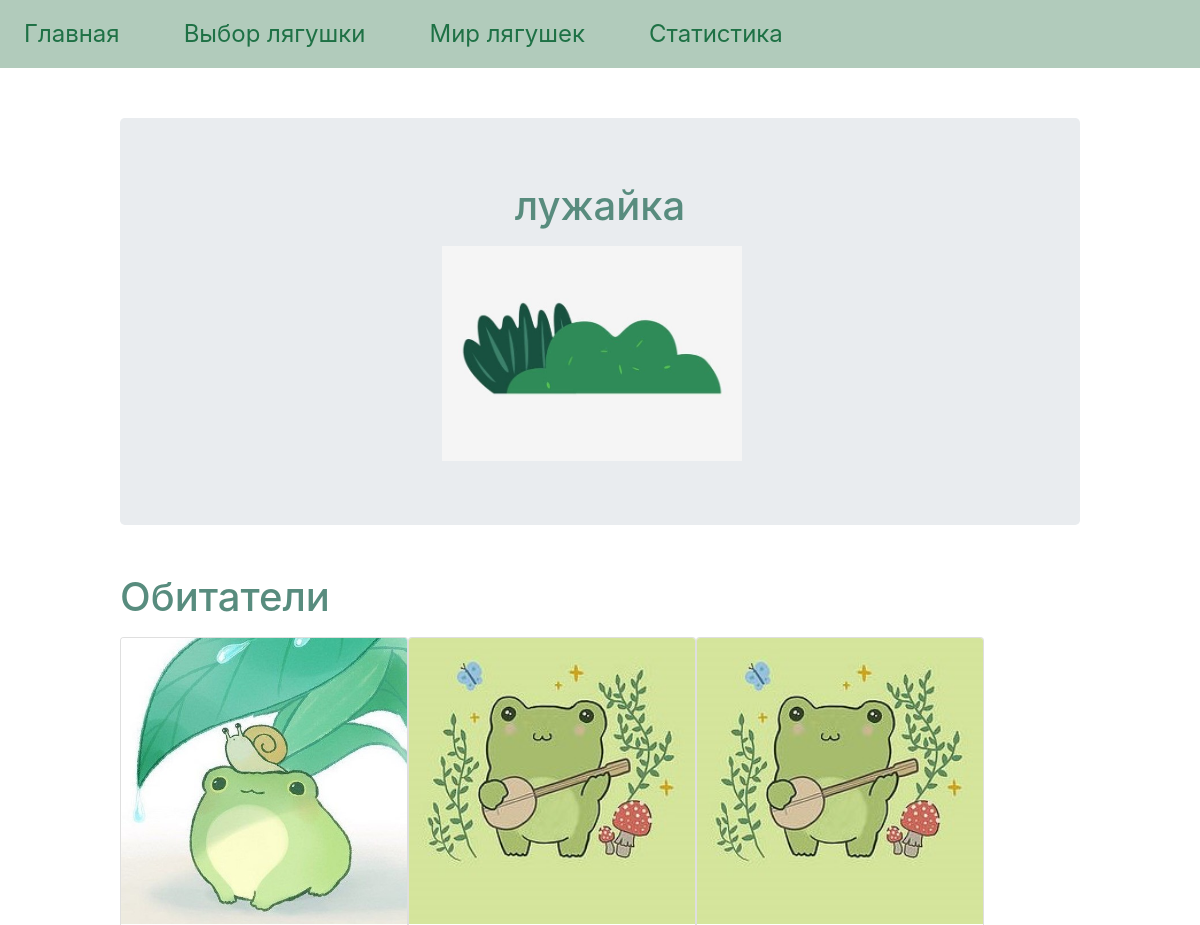
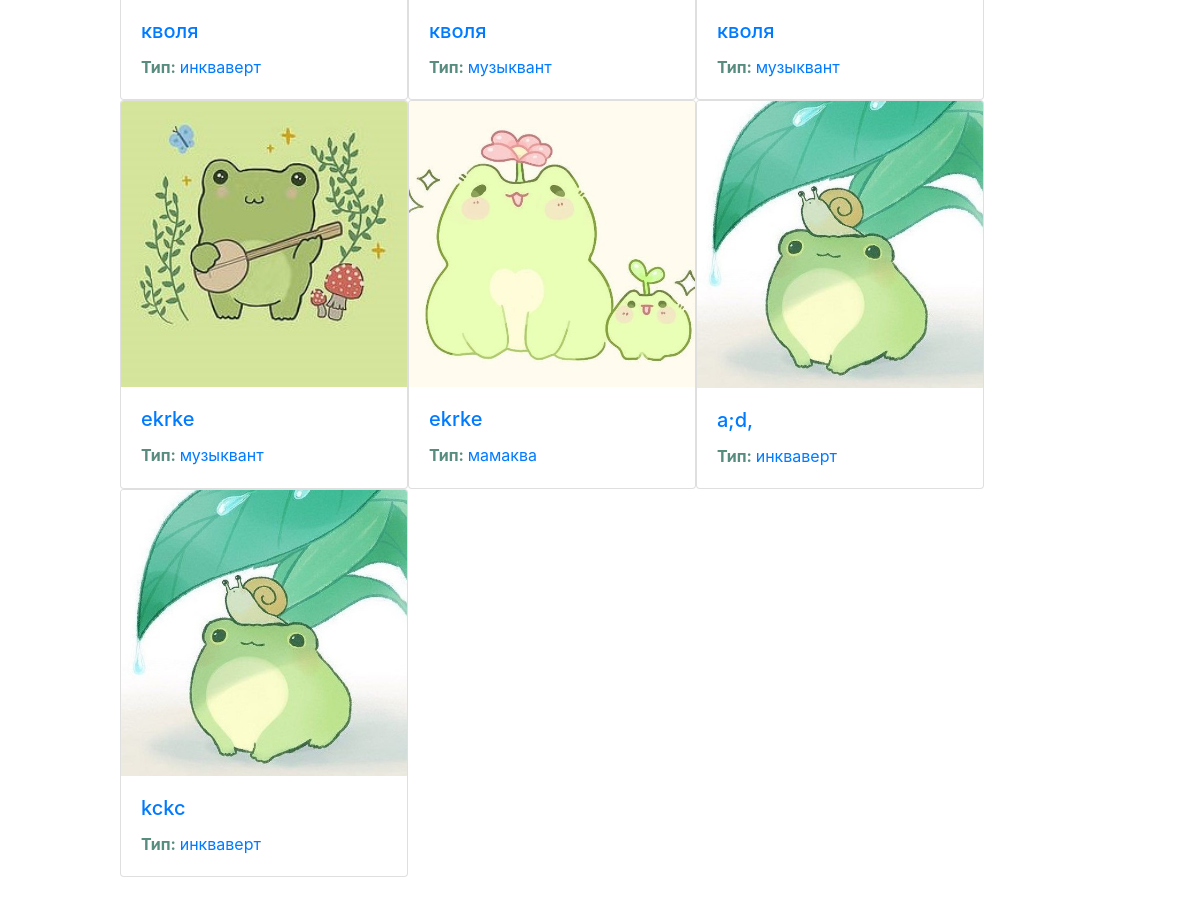
The app's page /place/2 with its own data (2 pictures, top to bottom).
### models.py (models this page shows)
class Places(db.Model):
    __tablename__ = 'places'
    place_id = db.Column('id', db.Integer, primary_key=True)
    place_name = db.Column(db.Text)
    place_img = db.Column(db.Text)

class Types(db.Model):
    __tablename__ = 'frog_types'
    type_id = db.Column('id', db.Integer, primary_key=True)
    type_name = db.Column(db.Text)
    type_img = db.Column(db.Text)

class Frogs(db.Model):
    __tablename__ = 'frogs'
    frog_id = db.Column('id', db.Integer, primary_key=True)
    human_name = db.Column(db.Text)
    frog_name = db.Column(db.Text)
    frog_type_id = db.Column('type_id', db.Integer, ForeignKey('frog_types.id'))
    frog_type = db.relationship('Types')
    place_id = db.Column('place_id', db.Integer, ForeignKey('places.id'))
    place = db.relationship('Places')

### myapp.py (the view)
@app.route('/place/<place_id>')
def place_info(place_id: int):
    place_info = Places.query.get(place_id)
    inhab = db.session.query(Frogs, Types)\
            .join(Types) \
            .filter(Frogs.place_id==place_id).all()
    return render_template("place.html", place_info=place_info, inhab=inhab)

### templates/place.html (shortened to what this page needs)
{% extends 'base.html' %}
{% block content %}
<div class="jumbotron">
    <h1 style="color: #588c7e;" class="mb-3 d-flex justify-content-center">{{place_info.place_name}}</h1>
    <div class="d-flex justify-content-center">
        <img src="..\static\{{place_info.place_img}}" class="mr-3" width="300">
    </div>
</div>
<h1 style="color: #588c7e;" class="mt-5 mb-3 ">Обитатели</h1>
<div class="d-flex flex-wrap align-content-around mt-3">
    {% for i in range(0, inhab|length) %}
    <div class="card pa-8" style="width: 18rem;">
        <img class="card-img-top" src="..\static\{{inhab[i].Types.type_img}}" alt="Card image cap">
        <div class="card-body">
            <h5 class="card-title" style="color: #588c7e;"><a href="/frog/{{inhab[i].Frogs.frog_id}}">{{
                    inhab[i].Frogs.frog_name }}</a></h5>
            <p class="card-text" style="color: #588c7e;"><a style="font-weight: bold;">Тип: </a>
                <a href="/type/{{inhab[i].Types.type_id}}">{{inhab[i].Types.type_name}}</a>
            </p>
        </div>
    </div>
    {% endfor %}
</div>
{% endblock %}

### records on screen
Places: place_name "лужайка", place_img (picture)
Types: type_img (picture), type_name "инкваверт" "инкваверт" "инкваверт"
Frogs: frog_name "кволя"
Types: type_img (picture), type_name "музыквант" "музыквант" "музыквант"
Frogs: frog_name "кволя"
Frogs: frog_name "кволя"
Frogs: frog_name "ekrke"
Types: type_img (picture), type_name "мамаква"
Frogs: frog_name "ekrke"
Frogs: frog_name "a;d,"
Frogs: frog_name "kckc"
